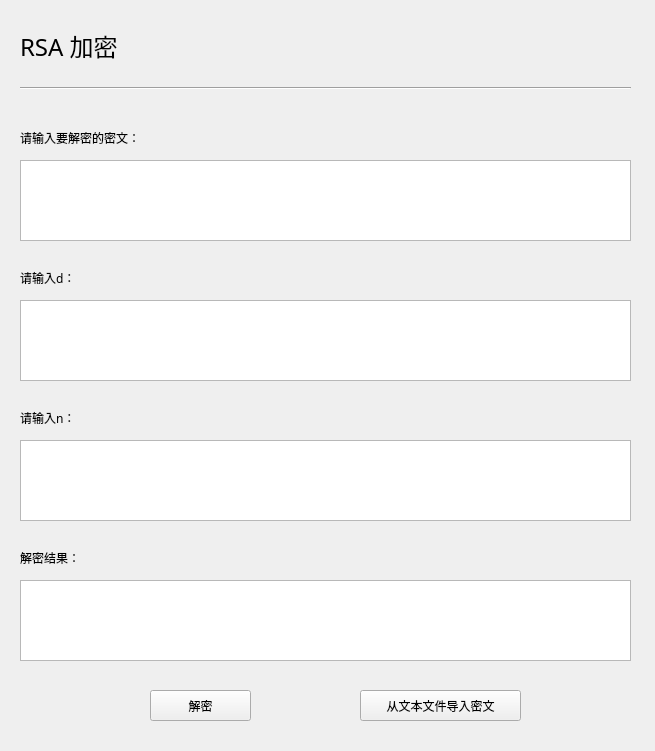
<?xml version="1.0" encoding="UTF-8"?>
<ui version="4.0">
 <class>decryWin</class>
 <widget class="QWidget" name="decryWin">
  <property name="geometry">
   <rect>
    <x>0</x>
    <y>0</y>
    <width>655</width>
    <height>751</height>
   </rect>
  </property>
  <property name="windowTitle">
   <string>Form</string>
  </property>
  <widget class="QLabel" name="label_2">
   <property name="geometry">
    <rect>
     <x>20</x>
     <y>30</y>
     <width>111</width>
     <height>31</height>
    </rect>
   </property>
   <property name="sizePolicy">
    <sizepolicy hsizetype="Expanding" vsizetype="Expanding">
     <horstretch>0</horstretch>
     <verstretch>0</verstretch>
    </sizepolicy>
   </property>
   <property name="font">
    <font>
     <family>微软雅黑</family>
     <pointsize>18</pointsize>
    </font>
   </property>
   <property name="text">
    <string>RSA 加密</string>
   </property>
   <property name="alignment">
    <set>Qt::AlignLeading|Qt::AlignLeft|Qt::AlignVCenter</set>
   </property>
  </widget>
  <widget class="QTextEdit" name="cipher_textedit">
   <property name="geometry">
    <rect>
     <x>20</x>
     <y>160</y>
     <width>611</width>
     <height>81</height>
    </rect>
   </property>
  </widget>
  <widget class="Line" name="line">
   <property name="geometry">
    <rect>
     <x>20</x>
     <y>80</y>
     <width>611</width>
     <height>16</height>
    </rect>
   </property>
   <property name="orientation">
    <enum>Qt::Horizontal</enum>
   </property>
  </widget>
  <widget class="QLabel" name="label">
   <property name="geometry">
    <rect>
     <x>20</x>
     <y>130</y>
     <width>151</width>
     <height>16</height>
    </rect>
   </property>
   <property name="font">
    <font>
     <family>微软雅黑</family>
    </font>
   </property>
   <property name="text">
    <string>请输入要解密的密文：</string>
   </property>
  </widget>
  <widget class="QTextEdit" name="d_textedit">
   <property name="geometry">
    <rect>
     <x>20</x>
     <y>300</y>
     <width>611</width>
     <height>81</height>
    </rect>
   </property>
  </widget>
  <widget class="QLabel" name="label_3">
   <property name="geometry">
    <rect>
     <x>20</x>
     <y>270</y>
     <width>151</width>
     <height>16</height>
    </rect>
   </property>
   <property name="font">
    <font>
     <family>微软雅黑</family>
    </font>
   </property>
   <property name="text">
    <string>请输入d：</string>
   </property>
  </widget>
  <widget class="QTextEdit" name="n_textedit">
   <property name="geometry">
    <rect>
     <x>20</x>
     <y>440</y>
     <width>611</width>
     <height>81</height>
    </rect>
   </property>
  </widget>
  <widget class="QLabel" name="label_4">
   <property name="geometry">
    <rect>
     <x>20</x>
     <y>410</y>
     <width>151</width>
     <height>16</height>
    </rect>
   </property>
   <property name="font">
    <font>
     <family>微软雅黑</family>
    </font>
   </property>
   <property name="text">
    <string>请输入n：</string>
   </property>
  </widget>
  <widget class="QTextEdit" name="decry_ret_textedit">
   <property name="geometry">
    <rect>
     <x>20</x>
     <y>580</y>
     <width>611</width>
     <height>81</height>
    </rect>
   </property>
  </widget>
  <widget class="QLabel" name="label_5">
   <property name="geometry">
    <rect>
     <x>20</x>
     <y>550</y>
     <width>151</width>
     <height>16</height>
    </rect>
   </property>
   <property name="font">
    <font>
     <family>微软雅黑</family>
    </font>
   </property>
   <property name="text">
    <string>解密结果：</string>
   </property>
  </widget>
  <widget class="QPushButton" name="decry_bt">
   <property name="geometry">
    <rect>
     <x>150</x>
     <y>690</y>
     <width>101</width>
     <height>31</height>
    </rect>
   </property>
   <property name="text">
    <string>解密</string>
   </property>
  </widget>
  <widget class="QPushButton" name="import_bt">
   <property name="geometry">
    <rect>
     <x>360</x>
     <y>690</y>
     <width>161</width>
     <height>31</height>
    </rect>
   </property>
   <property name="text">
    <string>从文本文件导入密文</string>
   </property>
  </widget>
 </widget>
 <resources/>
 <connections/>
</ui>
